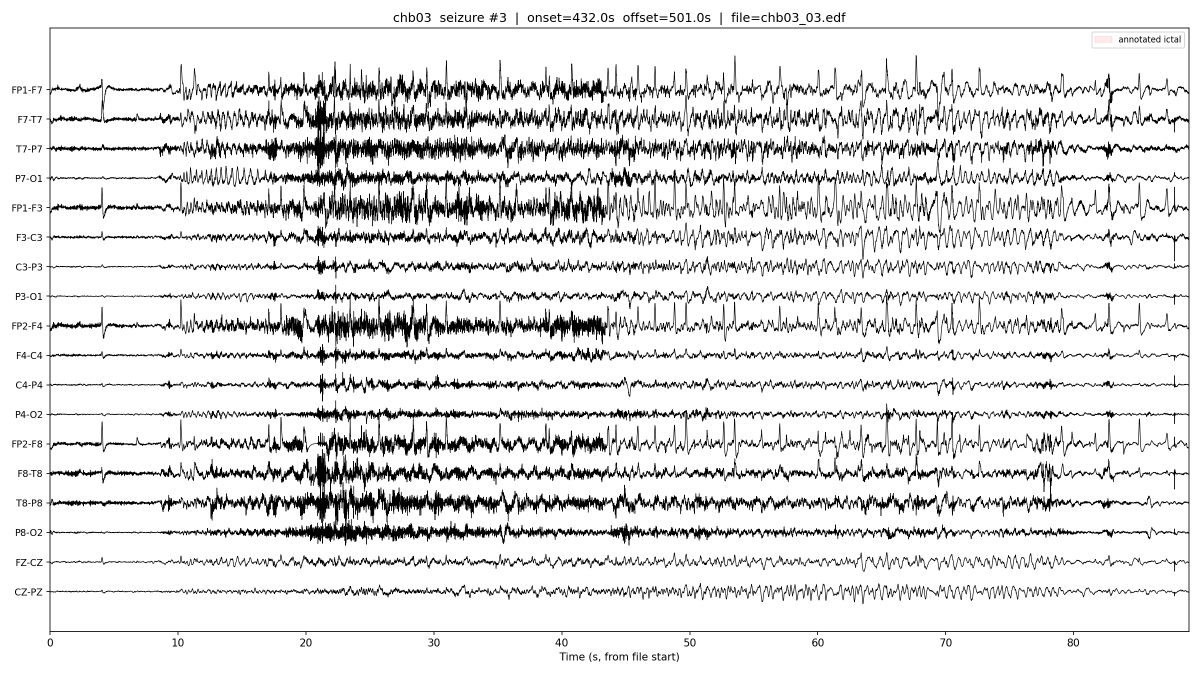
#> input picture seizure_segments/chb03_sz03.png, 2400 x 1350 px, given in place of chb03_sz04.png.png, which was not available (shown at 1/2 size)
$ python slides__gen__d4g__sheet.py ../../../seizure_segments/chb03_sz03.png ../../../seizure_segments/chb03_sz04.png
#> lines starting #> are read from the running program, lines starting #| are printed output that depends on the picture
import sys
from PIL import Image
ks=sys.argv[2].split(','); out=sys.argv[1]
c=Image.new('RGB',(1920*2,1080*2),'white')
#> c: PIL image 3840x2160 RGB; every value is 255
for i,k in enumerate(ks[:4]):
    c.paste(Image.open(f'../preview/{k}.png'),((i%2)*1920,(i//2)*1080))
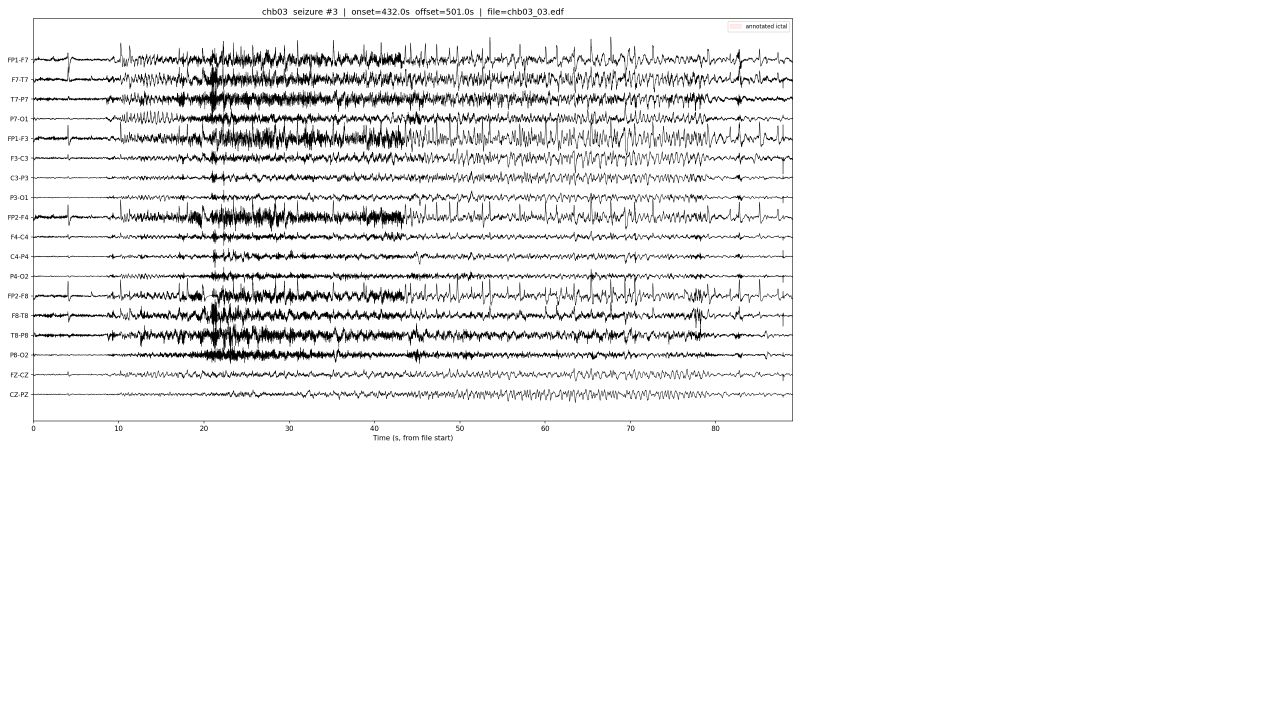
#> c: PIL image 3840x2160 RGB (shown at 1/3 size); mean R, G, B 242.9, 242.9, 242.9
c.resize((1920,1080)).save(f'../preview/{out}.png')
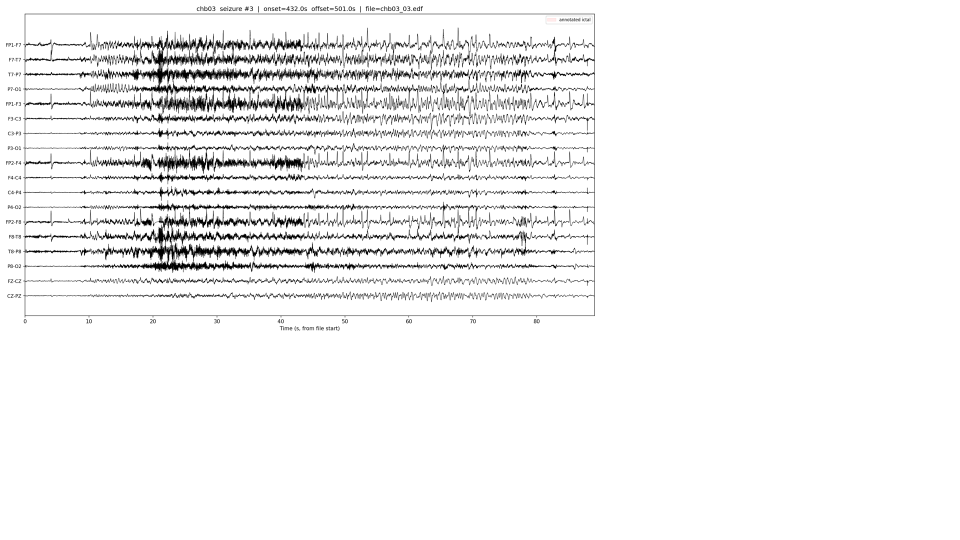
#> saved as chb03_sz03.png.png: PIL image 1920x1080 RGB (shown at 1/2 size); mean R, G, B 242.7, 242.7, 242.7

$ run again, on seizure_segments/chb03_sz04.png
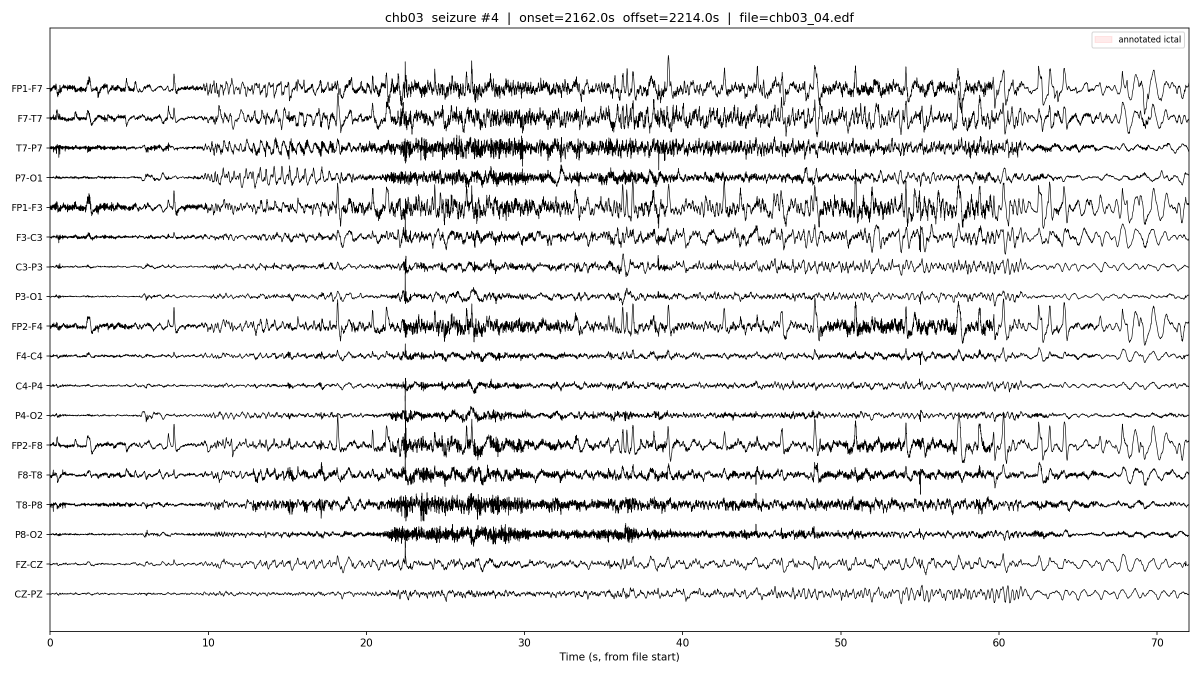
#> input picture seizure_segments/chb03_sz04.png, 2400 x 1350 px, given in place of chb03_sz04.png.png, which was not available (shown at 1/2 size)
#> `c.paste(Image.open(f'../preview/{k}.png'),((i%2)*1920,(i//2)*1080))`:
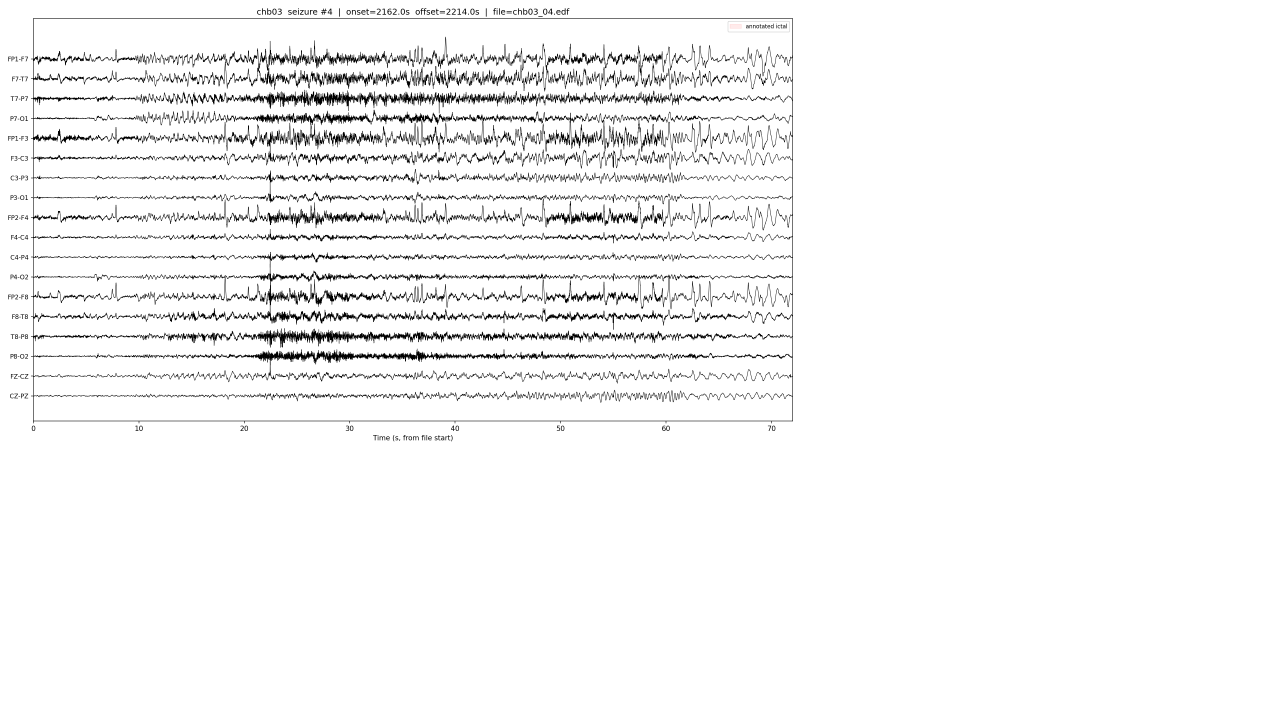
#> c: PIL image 3840x2160 RGB (shown at 1/3 size); mean R, G, B 245.6, 245.6, 245.6
#> `c.resize((1920,1080)).save(f'../preview/{out}.png')`:
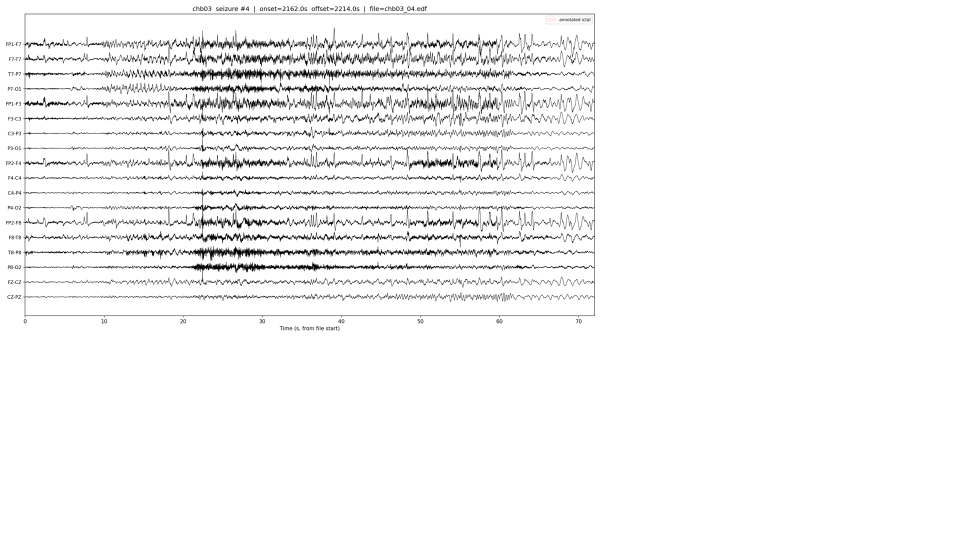
#> saved as chb03_sz04.png.png: PIL image 1920x1080 RGB (shown at 1/2 size); mean R, G, B 245.5, 245.5, 245.5

$ run again, on seizure_segments/chb03_sz05.png
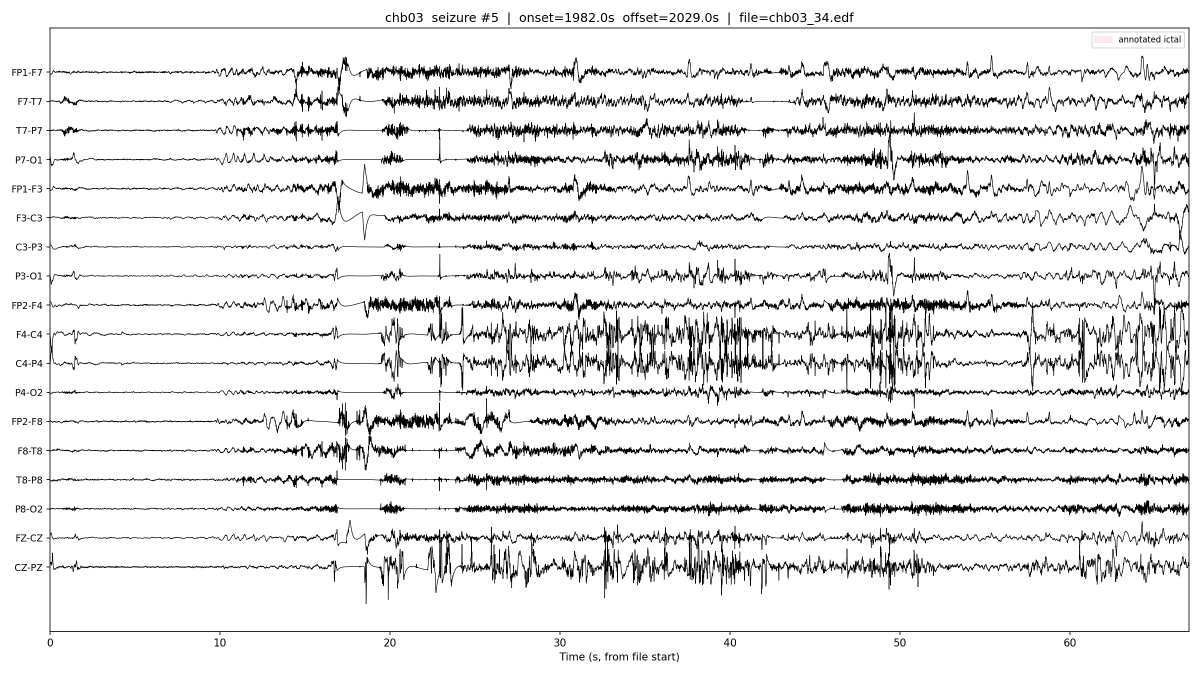
#> input picture seizure_segments/chb03_sz05.png, 2400 x 1350 px, given in place of chb03_sz05.png.png, which was not available (shown at 1/2 size)
#> `c.paste(Image.open(f'../preview/{k}.png'),((i%2)*1920,(i//2)*1080))`:
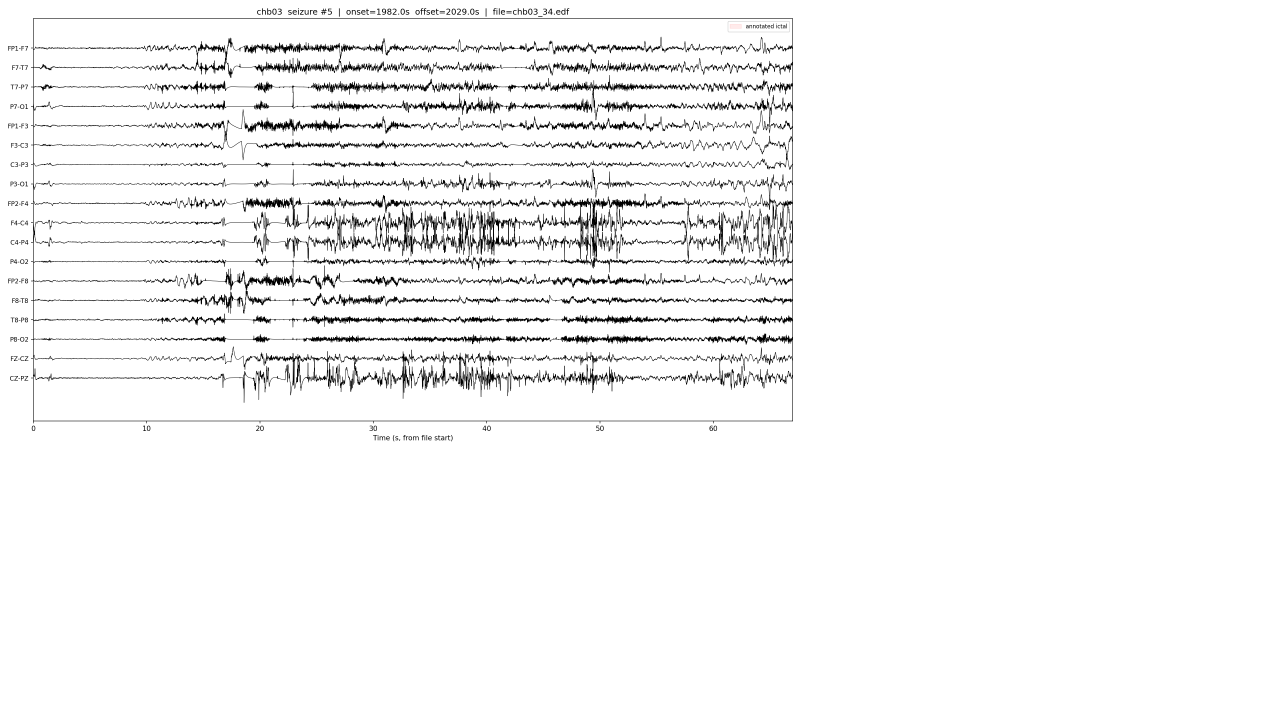
#> c: PIL image 3840x2160 RGB (shown at 1/3 size); mean R, G, B 245.7, 245.7, 245.7
#> `c.resize((1920,1080)).save(f'../preview/{out}.png')`:
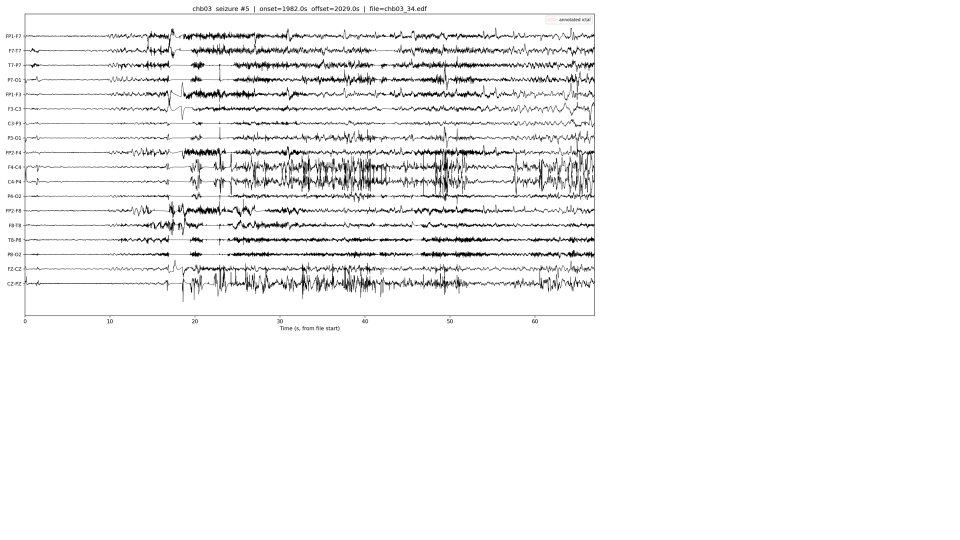
#> saved as chb03_sz05.png.png: PIL image 1920x1080 RGB (shown at 1/2 size); mean R, G, B 245.6, 245.6, 245.6
